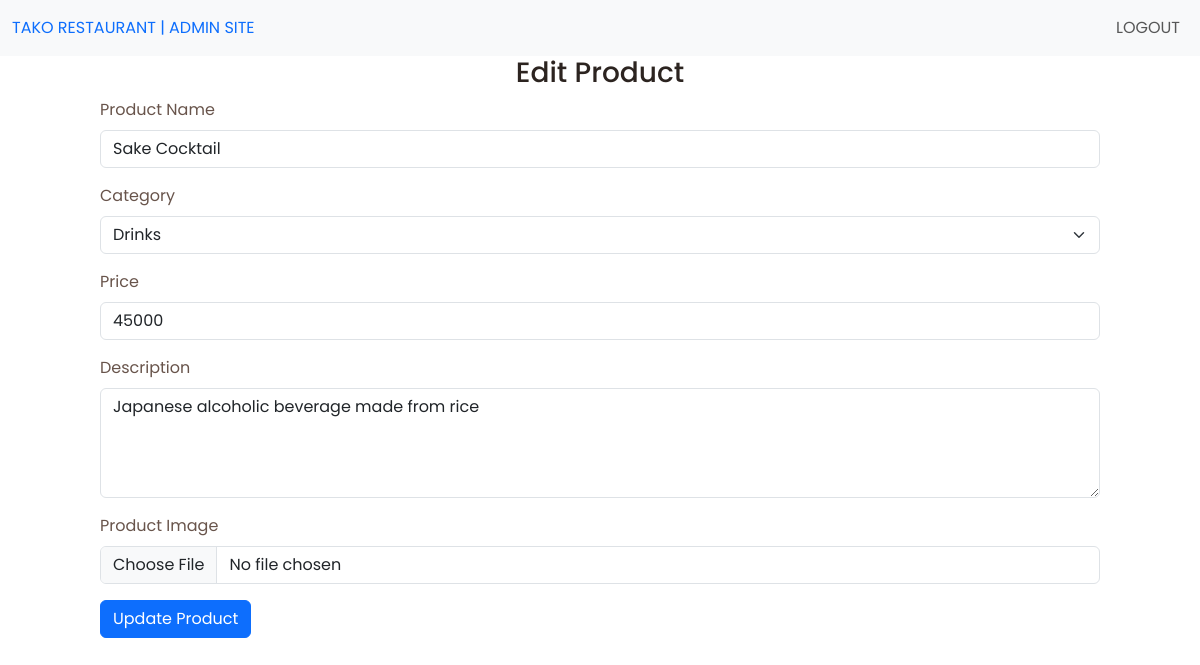
The app's page /edit_product.php?id=4 with its own data.
### tables this page shows
CREATE TABLE `product_list` (
  `id` int(30) NOT NULL AUTO_INCREMENT,
  `category_id` int(30) NOT NULL,
  `category` varchar(10) NOT NULL,
  `name` varchar(100) NOT NULL,
  `description` text NOT NULL,
  `price` float NOT NULL DEFAULT 0,
  `img_path` text NOT NULL,
  PRIMARY KEY (`id`)
);

### edit_product.php (the view)
<?php
include("admin_navbar.php");
require_once('db_connect.php');
if (isset($_GET['id']) && is_numeric($_GET['id'])) {
    $product_id = $_GET['id'];
    $sql = "SELECT * FROM product_list WHERE id = ?";
    $stmt = $db->prepare($sql);
    $stmt->execute([$product_id]);
    $product = $stmt->fetch(PDO::FETCH_ASSOC);
    if ($product) {
        echo '<div class="container text-center">
                <h3>Edit Product</h3>
              </div>
              <div class="container">
                <form action="update_product.php" method="POST" enctype="multipart/form-data">
                    <input type="hidden" name="product_id" value="' . $product['id'] . '">
                    <div class="mb-3">
                        <label for="product_name" class="form-label">Product Name</label>
                        <input type="text" class="form-control" id="product_name" name="name" value="' . $product['name'] . '" required>
                    </div>
                    <div class="mb-3">
                        <label for="category_id" class="form-label">Category</label>
                        <select class="form-select" id="category_id" name="category_id" required>
                            <option value="1" ' . ($product['category_id'] == 1 ? 'selected' : '') . '>Sushi</option>
                            <option value="2" ' . ($product['category_id'] == 2 ? 'selected' : '') . '>Rice</option>
                            <option value="3" ' . ($product['category_id'] == 3 ? 'selected' : '') . '>Noodles</option>
                            <option value="4" ' . ($product['category_id'] == 4 ? 'selected' : '') . '>Drinks</option>
                        </select>
                    </div>
                    <div class="mb-3">
                        <label for="price" class="form-label">Price</label>
                        <input type="number" class="form-control" id="price" name="price" value="' . $product['price'] . '" required>
                    </div>
                    <div class="mb-3">
                        <label for="description" class="form-label">Description</label>
                        <textarea class="form-control" id="description" name="description" rows="4" required>' . $product['description'] . '</textarea>
                    </div>
                    <div class="mb-3">
                        <label for="image" class="form-label">Product Image</label>
                        <input type="file" class="form-control" id="image" name="image" accept=".jpg, .jpeg, .png">
                    </div>
                    <button type="submit" class="btn btn-primary">Update Product</button>
                </form>
              </div>';
    } else {
        echo "Product not found.";
    }
} else {
    echo "Invalid request.";
}
?>

### index.css (style rules this page uses)
:root { --header-height: 3.5rem; --first-color: hsl(19, 64%, 54%); --first-color-alt: hsl(19, 64%, 52%); --title-color: hsl(19, 16%, 15%); --text-color: hsl(19, 16%, 35%); --text-color-light: hsl(19, 8%, 55%); --body-color: hsl(0, 0%, 100%); --container-color: hsl(19, 100%, 97%); --body-font: "Poppins", sans-serif; --title-font: "Lora", serif; --subtitle-font: "Dancing Script", cursive; --biggest-font-size: 2.25rem; --h1-font-size: 1.5rem; --h2-font-size: 1.25rem; --h3-font-size: 1rem; --normal-font-size: .938rem; --small-font-size: .813rem; --smaller-font-size: .75rem; --font-medium: 500; --font-semi-bold: 600; --z-tooltip: 10; --z-fixed: 100; }
@media screen and (min-width: 1024px) { :root { --biggest-font-size: 4rem; --h1-font-size: 2.25rem; --h2-font-size: 1.5rem; --h3-font-size: 1.25rem; --normal-font-size: 1rem; --small-font-size: .875rem; --smaller-font-size: .813rem; } }
* { box-sizing: border-box; padding: 0; margin: 0; }
html { scroll-behavior: smooth; }
body { font-family: var(--body-font); font-size: var(--normal-font-size); background-color: var(--body-color); color: var(--text-color); transition: background .4s; }
h1, h2, h3 { color: var(--title-color); font-weight: var(--font-medium); }
.container { max-width: 1024px; margin-inline: 1.5rem; }
@media screen and (min-width: 1064px) { .container { margin-inline: auto; } }

### records on screen
product_list: name "Sake Cocktail", category_id "Drinks", price "45000", description "Japanese alcoholic beverage made from rice"
